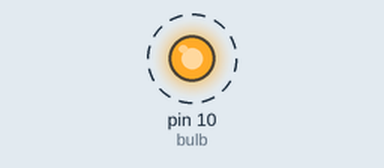
The sketch below on a simulated Arduino Uno, built with avr-gcc and run on an emulated ATmega328P. On the bench: output pins drawn as LEDs (lit = HIGH). Dashed ring = blinking.

Above: at 0.5 s.
Timing chart, 0 to 4.6 s (numbered marks = the images above):
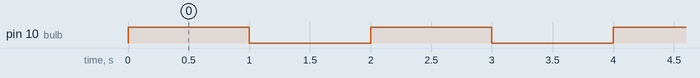

The sketch:

bulb.ino
```cpp
int bulb = 10;

void setup() {
pinMode(bulb,OUTPUT);
}

void loop() {

digitalWrite(bulb, HIGH);
delay(1000);
digitalWrite(bulb, LOW);
delay(1000);

}
```

Measured:
- by itself, pin 10 (bulb): alternates HIGH for 1.0 s and LOW for 1.0 s
